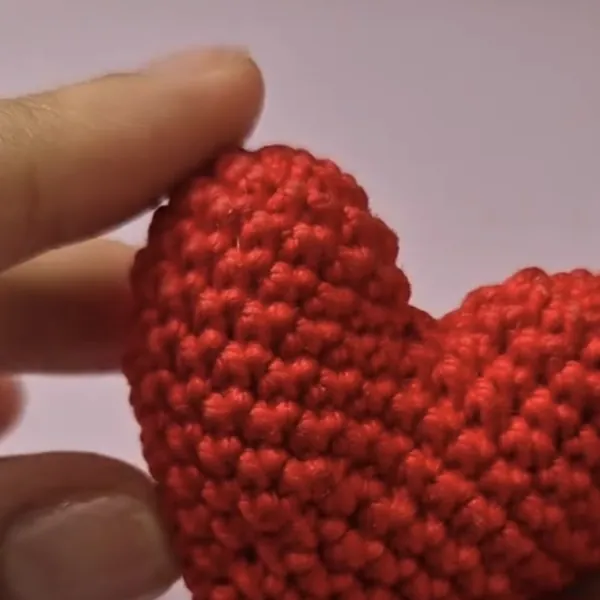
#> input picture img/tutoriales/corazon.webp, 600 x 600 px
$ python separar_stickers.py ../img/tutoriales/corazon.webp
#> lines starting #> are read from the running program, lines starting #| are printed output that depends on the picture; after the words box and inside, x2 and y2 are one past the last pixel; in counts of white or black regions, pixels touching at a corner belong together
from PIL import Image, ImageFilter
import sys
# Uso: python3 separar_stickers.py <hoja_de_stickers.webp>  (hoja con 20 stickers sobre fondo blanco)
import numpy as np, os
from scipy import ndimage as nd
OUT = 'img/stickers'; os.makedirs(OUT, exist_ok=True)
im = Image.open(sys.argv[1]).convert('RGB')
#> im is the input picture: PIL image 600x600 RGB; mean R, G, B 139.3, 78.4, 73.3
a = np.asarray(im).astype(np.int16)
mn = a.min(2); mx = a.max(2)
#> after `mn = a.min(2)`:
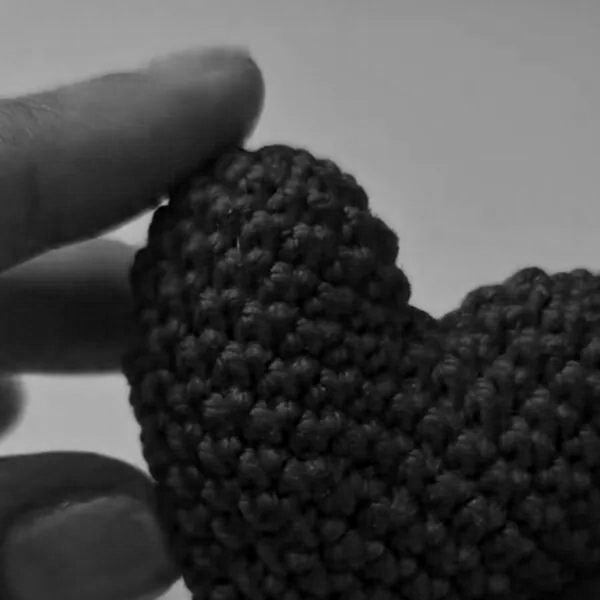
#> mn: shape (600, 600) int16; min 0, max 186, mean 71.4
#> after `mx = a.max(2)`:
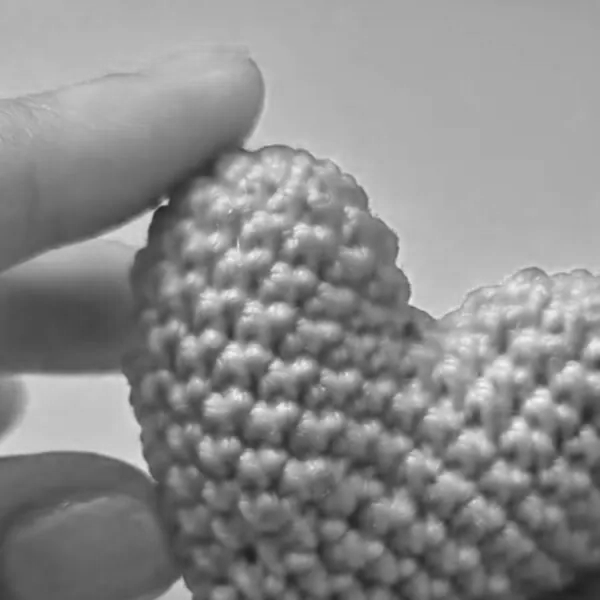
#> mx: shape (600, 600) int16; min 30, max 244, mean 139.3
c = (mn < 225) | ((mx - mn) > 25)
#> c: shape (600, 600) bool; every value is 1
c = nd.binary_opening(c, iterations=1)
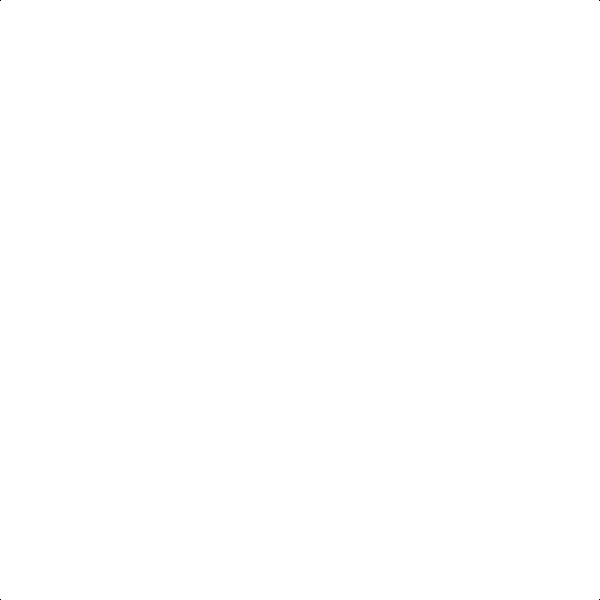
#> c: shape (600, 600) bool; 100% white; black in thin lines or dots
lab, n = nd.label(nd.binary_dilation(c, iterations=4))
#> lab: shape (600, 600) int32; every value is 1
#> n = 1
areas = nd.sum(np.ones_like(lab), lab, range(1, n+1))
#> areas = [360000]
objs = nd.find_objects(lab)
#> objs = 1 item
big = [i+1 for i, ar in enumerate(areas) if ar > 8000]
#> big = [1]
cent = {i: nd.center_of_mass(lab == i) for i in big}
#> cent = {1: (299.5, 299.5)}
grupo = {i: [i] for i in big}
#> grupo = {1: [1]}
for j in range(1, n+1):
    if j in big or areas[j-1] < 30: continue
    cj = nd.center_of_mass(lab == j)
    k = min(big, key=lambda i: (cent[i][0]-cj[0])**2 + (cent[i][1]-cj[1])**2)
    grupo[k].append(j)
# ordenar por fila y columna
orden = sorted(big, key=lambda i: (round(cent[i][0] / 300), cent[i][1]))
#> orden = [1]
nombres = ['saludo','corazon','ovillo-corazon','flor','ovillo-sentada',
           'idea','leyendo','feliz','cartel','bolso',
           'computador','pulgar-arriba','cafe','cantando','ramo',
           'diadema','gorro','ovillo-abrazo','beso','sentada-saludo']
H, W = mn.shape
#> H = 600; W = 600
for num, (i, nombre) in enumerate(zip(orden, nombres), 1):
    m = np.isin(lab, grupo[i]) & c
    m = nd.binary_closing(m, iterations=3)
    m = nd.binary_fill_holes(m)
    d = np.pad(nd.binary_dilation(m, iterations=10), 30)
    d = nd.binary_closing(d, structure=nd.generate_binary_structure(2, 1), iterations=14)
    sil = nd.binary_fill_holes(d)[30:-30, 30:-30]
    ys, xs = np.where(sil)
    y0, y1, x0, x1 = max(ys.min()-4,0), min(ys.max()+5,H), max(xs.min()-4,0), min(xs.max()+5,W)
    rgb = a[y0:y1, x0:x1].copy().astype(np.uint8)
    ms = sil[y0:y1, x0:x1]; mc = m[y0:y1, x0:x1]
    # borde: fuera del contenido, todo blanco limpio
    borde = ms & ~nd.binary_dilation(mc, iterations=2)
    rgb[borde] = 255
    alpha = Image.fromarray((ms*255).astype(np.uint8)).filter(ImageFilter.GaussianBlur(1.2))
    # contorno suave rosado para que se vea sobre fondos claros
    anillo = nd.binary_dilation(ms, iterations=2) & ~ms
    rgba = np.dstack([rgb, np.asarray(alpha)])
    full = np.zeros((ms.shape[0]+6, ms.shape[1]+6, 4), np.uint8)
    full[3:-3, 3:-3] = rgba
    an = np.zeros(full.shape[:2], bool); an[3:-3,3:-3] = anillo
    an = nd.binary_dilation(an, iterations=1) & (full[...,3] < 128)
    full[an] = [236, 200, 216, 170]
    st = Image.fromarray(full, 'RGBA')
    k = 480 / max(st.width, st.height); st = st.resize((round(st.width*k), round(st.height*k)), Image.LANCZOS)
    lienzo = Image.new('RGBA', (512, 512), (0,0,0,0))
    lienzo.paste(st, ((512-st.width)//2, (512-st.height)//2), st)
    base = f'{OUT}/rosina-{num:02d}-{nombre}'
    lienzo.save(base + '.png', optimize=True)
    lienzo.save(base + '.webp', 'WEBP', quality=86, method=6)
    print(num, nombre, os.path.getsize(base+'.png')//1024, 'KB png', os.path.getsize(base+'.webp')//1024, 'KB webp')
#> this loop made 1 pass
#> (num, i, nombre, y0, y1, x0, x1, k) on pass 1: (1, 1, 'saludo', 0, 600, 0, 600, 0.792)
#| 1 saludo 227 KB png 16 KB webp
#> pass 1, `d = np.pad(nd.binary_dilation(m, iterations=10), 30)`:
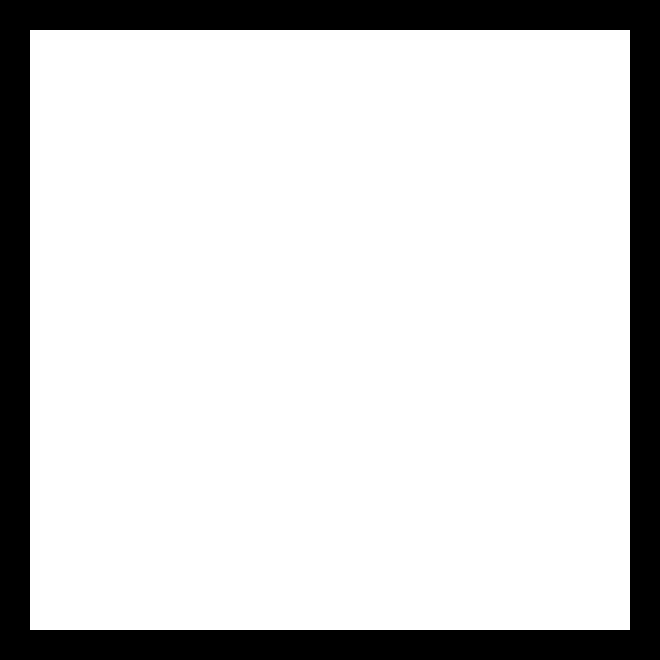
#> d: shape (660, 660) bool; 82.6% white; 1 black region, box (x1, y1, x2, y2) and area: (0, 0, 660, 660) 75600
#> pass 1, `borde = ms & ~nd.binary_dilation(mc, iterations=2)`:
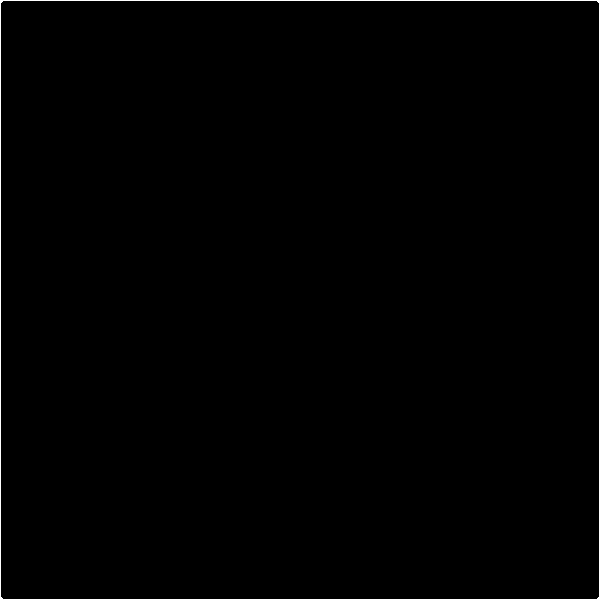
#> borde: shape (600, 600) bool; 0.67% white in thin lines or dots
#> after the loop: an: shape (606, 606) bool; every value is 0
#> after the loop:
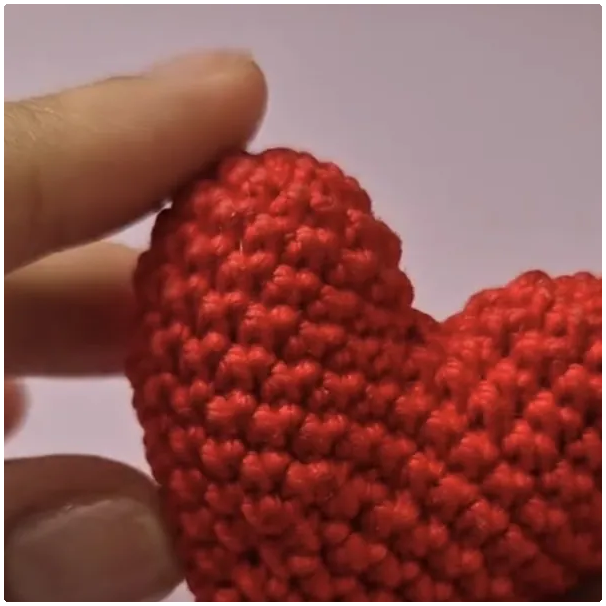
#> full: shape (606, 606, 4); mean R, G, B, A 137.4, 78, 73, 250; transparent parts drawn white
#> after the loop:
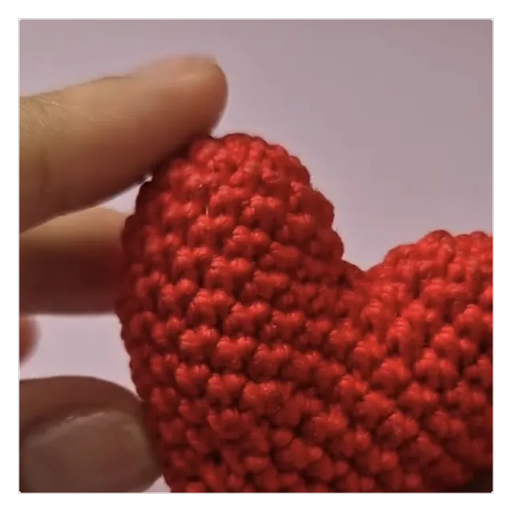
#> lienzo: PIL image 512x512 RGBA; mean R, G, B, A 120.9, 68.6, 64.3, 219.2; transparent parts drawn white

$ run again, with img/tutoriales/anillo-magico.webp copied over img/tutoriales/corazon.webp
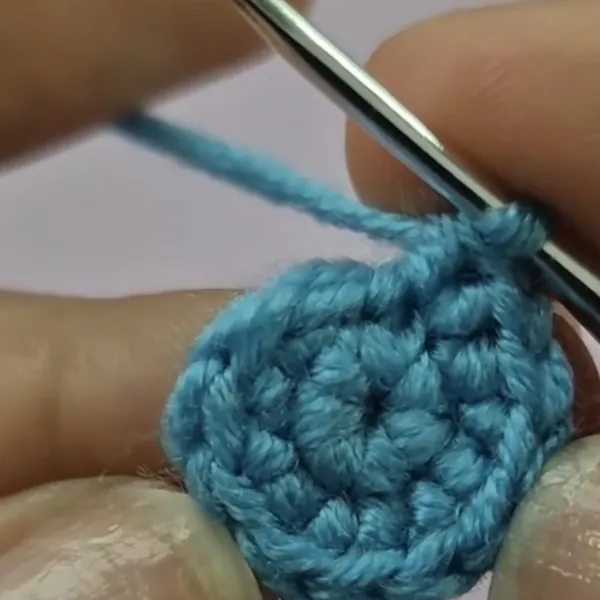
#> input picture img/tutoriales/anillo-magico.webp, 600 x 600 px
#> im is the input picture: PIL image 600x600 RGB; mean R, G, B 102.4, 108.5, 104
#> `mx = a.max(2)`:
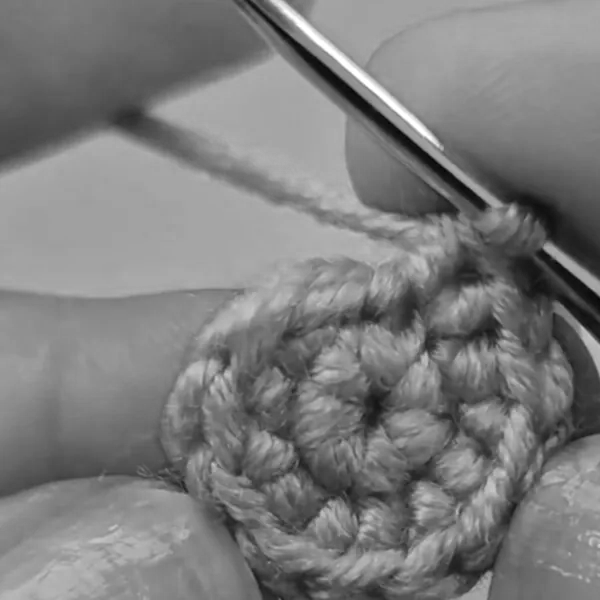
#> mx: shape (600, 600) int16; min 4, max 255, mean 124.8
#> lab: shape (600, 600) int32; every value is 1
#> n = 1
#> areas = [360000]
#> objs = 1 item
#> big = [1]
#> cent = {1: (299.5, 299.5)}
#> grupo = {1: [1]}
#> orden = [1]
#> the loop `for num, (i, nombre) in enumerate(zip(orden, nombres), 1):` made 1 pass
#> (num, i, nombre, y0, y1, x0, x1, k) on pass 1: (1, 1, 'saludo', 0, 600, 0, 600, 0.792)
#> (printed output is left out)
#> after the loop `for num, (i, nombre) in enumerate(zip(orden, nombres), 1):`:
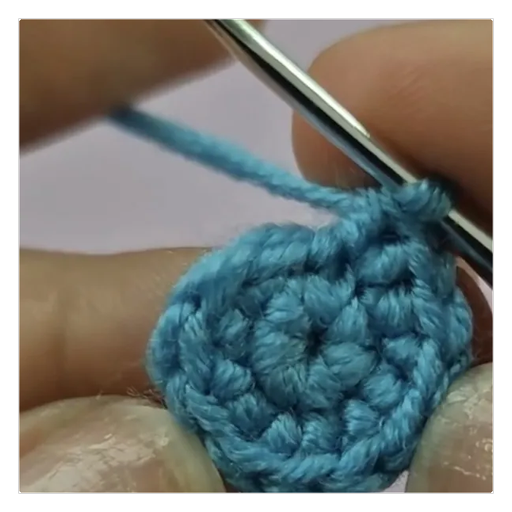
#> lienzo: PIL image 512x512 RGBA; mean R, G, B, A 89.1, 94.4, 90.7, 219.2; transparent parts drawn white

$ run again, with img/tutoriales/desde-cero.webp copied over img/tutoriales/corazon.webp
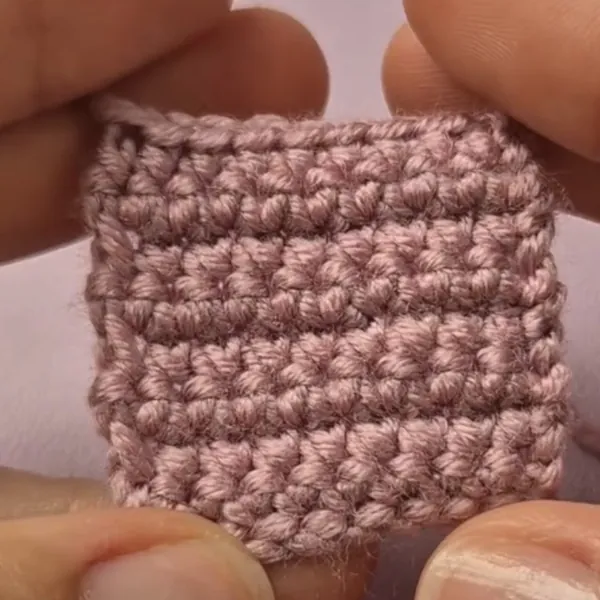
#> input picture img/tutoriales/desde-cero.webp, 600 x 600 px
#> im is the input picture: PIL image 600x600 RGB; mean R, G, B 148.8, 103.2, 93
#> `mx = a.max(2)`:
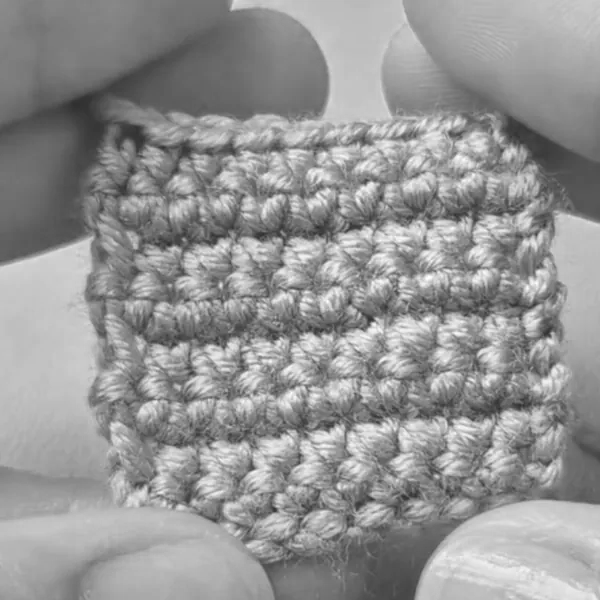
#> mx: shape (600, 600) int16; min 43, max 255, mean 148.8
#> lab: shape (600, 600) int32; every value is 1
#> n = 1
#> areas = [360000]
#> objs = 1 item
#> big = [1]
#> cent = {1: (299.5, 299.5)}
#> grupo = {1: [1]}
#> orden = [1]
#> the loop `for num, (i, nombre) in enumerate(zip(orden, nombres), 1):` made 1 pass
#> (num, i, nombre, y0, y1, x0, x1, k) on pass 1: (1, 1, 'saludo', 0, 600, 0, 600, 0.792)
#> (printed output is left out)
#> after the loop `for num, (i, nombre) in enumerate(zip(orden, nombres), 1):`:
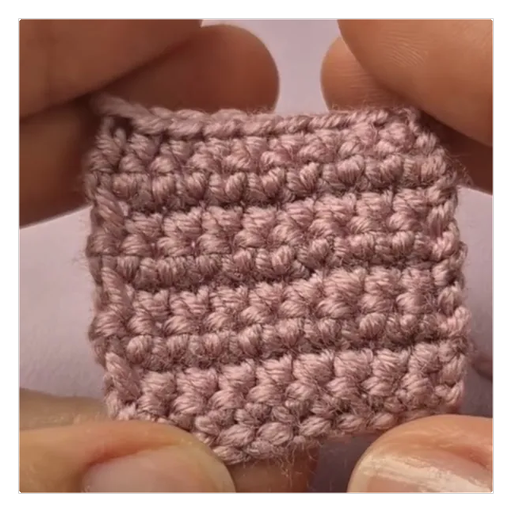
#> lienzo: PIL image 512x512 RGBA; mean R, G, B, A 128.9, 89.9, 81.2, 219.2; transparent parts drawn white

$ run again, with img/tutoriales/espiral.webp copied over img/tutoriales/corazon.webp
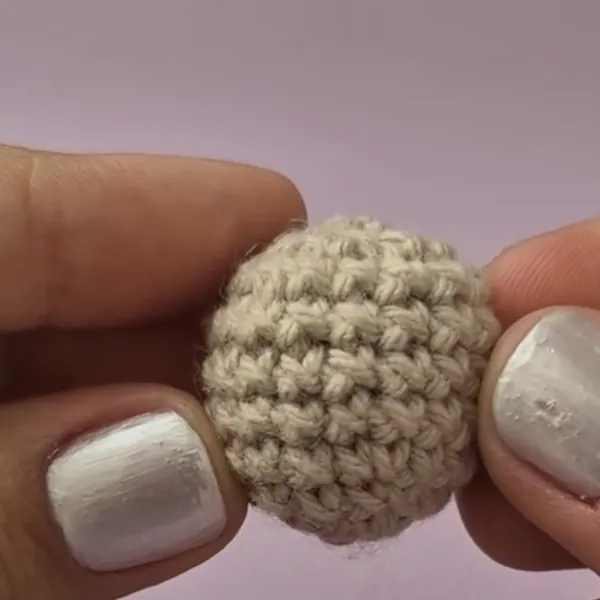
#> input picture img/tutoriales/espiral.webp, 600 x 600 px
#> im is the input picture: PIL image 600x600 RGB; mean R, G, B 140.8, 114.7, 108.5
#> lab: shape (600, 600) int32; every value is 1
#> n = 1
#> areas = [360000]
#> objs = 1 item
#> big = [1]
#> cent = {1: (299.5, 299.5)}
#> grupo = {1: [1]}
#> orden = [1]
#> the loop `for num, (i, nombre) in enumerate(zip(orden, nombres), 1):` made 1 pass
#> (num, i, nombre, y0, y1, x0, x1, k) on pass 1: (1, 1, 'saludo', 0, 600, 0, 600, 0.792)
#> (printed output is left out)
#> after the loop `for num, (i, nombre) in enumerate(zip(orden, nombres), 1):`:
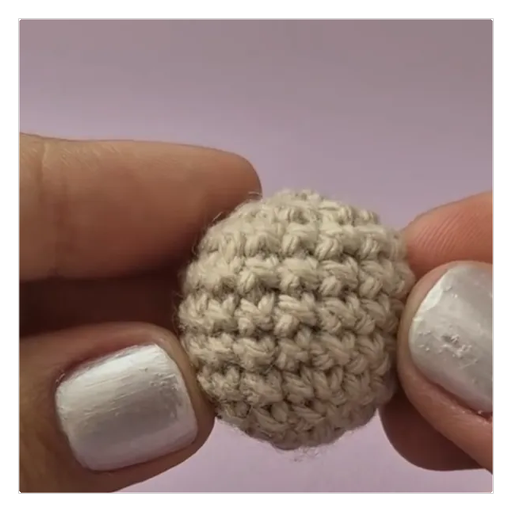
#> lienzo: PIL image 512x512 RGBA; mean R, G, B, A 122.1, 99.7, 94.4, 219.2; transparent parts drawn white
